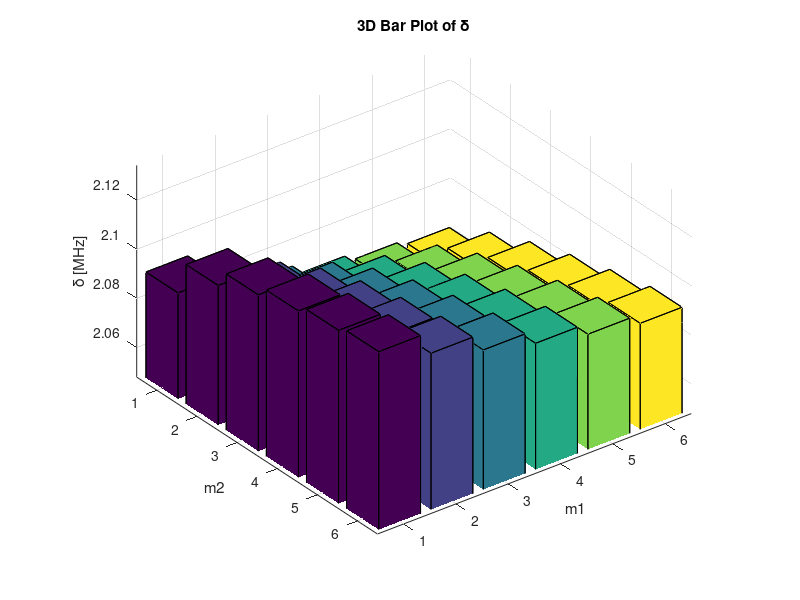

This chart was generated by the following MATLAB code: (Note: this script raises an error after producing the figure.)
clear
clc

% Number of m1, m2 list

N = 6;
LIST_NUM = N;
DISPLAY = "delta";

% Define m1_list and m2_list
m1_list = 1:1:N;
m2_list = 1:1:N;
m1 = 6;
m2 = 1;

% Define constants (replace these with actual values)
omega_1 = 2 .* pi .* 2.05 .* 1E6;
omega_2 = 2 .* pi .* 2.132 .* 1E6;
M = 170.936323 .* (1E-3)./ 6.02E23;
delta_k = 28339146.473469555;
hbar = 6.626E-34./(2.*pi);

% Calculate Omega values using array operations
%delta = (M2 ./ (M1 + M2)) * omega_1 + (M1 ./ (M1 + M2)) * omega_2;
%tau = 2 * (M1 + M2) / (omega_1 - omega_2);
%Omega = sqrt((pi * omega_1.*omega_2 * M ./ (abs(omega_2 - omega_1) * abs(delta .* tau - sin(delta .* tau)) * delta_k^2 * hbar))) .* delta;

delta = zeros(LIST_NUM,LIST_NUM);
tau = zeros(LIST_NUM,LIST_NUM);
Omega = zeros(LIST_NUM,LIST_NUM);

for i = 1:LIST_NUM
    for j = 1:LIST_NUM
        if (m1_list(i) + m2_list(j)) == 0
            delta(i,j) = NaN;
            tau(i,j) = NaN;
            Omega(i,j) = NaN;
        else
            delta(i,j) = ( ...
                ( ...
                    m2_list(j) ./ ( m1_list(i) + m2_list(j) ) ...
                ) .* omega_1 ...
                + ...
                ( ...
                    m1_list(i) ./ ( m1_list(i) + m2_list(j) ) ...
                ) .* omega_2 ...
            );
            
            tau(i,j) = 2 .* pi .* abs((m1_list(i) + m2_list(j)) ./ (omega_1 - omega_2));
            
            A = 0;
            A = 1./( omega_1 .* ( omega_1 - delta(i,j) ) ) - 1./( omega_2 .* ( omega_2 - delta(i,j) ) );
            
            Omega(i,j) = sqrt(2.*M.*pi ./ (hbar .*tau(i,j).* abs(A) ) ) ./ delta_k;
        end
    end
end

% Create 3D bar plot
if strcmp(DISPLAY,"Omega") == 1
    figure;
    disp(min(min(Omega./(pi * 2 * 1E3))));
    b = bar3(Omega./(pi * 2 * 1E3));
    set(gca,'XTickLabel',m1_list) 
    set(gca,'YTickLabel',m2_list) 
    
    % Set axis labels and title
    xlabel('m1');
    ylabel('m2');
    zlabel('\Omega [kHz]');
    title('3D Bar Plot of \Omega');
elseif strcmp(DISPLAY,"tau") == 1
    figure;
    disp(max(max(tau.* 1E6)));
    b = bar3(tau.* 1E6);
    set(gca,'XTickLabel',m1_list) 
    set(gca,'YTickLabel',m2_list) 
    
    % Set axis labels and title
    xlabel('m1');
    ylabel('m2');
    zlabel('\tau [\mu s]');
    title('3D Bar Plot of \tau');
elseif strcmp(DISPLAY,"delta") == 1
    figure;
    disp(min(min(delta./(pi * 2 * 1E6))));
    b = bar3(delta./(pi * 2 * 1E6));
    set(gca,'XTickLabel',m1_list) 
    set(gca,'YTickLabel',m2_list) 
    
    % Set axis labels and title
    xlabel('m1');
    ylabel('m2');
    zlabel('\delta [MHz]');
    zlim([(omega_1 .* 0.999 ./(2 * pi * 1E6)) ( omega_2 .* 1.001  ./(2 * pi * 1E6))])
    title('3D Bar Plot of \delta');
end

% Set color based on Omega values
for k = 1:length(b)
    zdata = b(k).ZData;
    b(k).CData = zdata;
    b(k).FaceColor = 'interp';
end

% Adjust the colorbar
